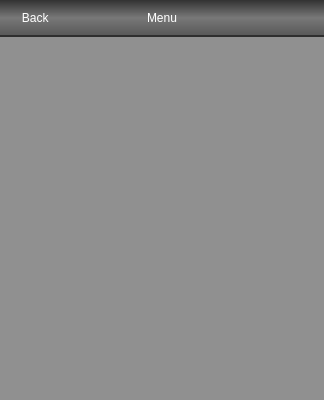
<?xml version="1.0" encoding="UTF-8"?>
<ui version="4.0">
 <class>StackedMenu</class>
 <widget class="QStackedWidget" name="StackedMenu">
  <property name="geometry">
   <rect>
    <x>0</x>
    <y>0</y>
    <width>324</width>
    <height>400</height>
   </rect>
  </property>
  <property name="windowTitle">
   <string>StackedWidget</string>
  </property>
  <property name="styleSheet">
   <string notr="true">QWidget { background-color: rgba(144,144,144,250); border:none; }

QLabel#label_title {font: bold 18pt  &quot;Walkway Expand UltraBold&quot;; color:rgb(255,255,255);}

QPushButton#btn_exit { background-color: rgba(250,100,100,250); font: bold 18pt  &quot;Walkway Expand UltraBold&quot;; color:rgb(255,255,255);}
QPushButton#btn_exit:pressed { background-color: rgba(100,100,250,250); font: bold 18pt  &quot;Walkway Expand UltraBold&quot;; color:rgb(255,255,255);}

QPushButton#btn_saveexit { background-color: rgba(100,255,100,250); font: bold 18pt  &quot;Walkway Expand UltraBold&quot;; color:rgb(255,255,255);}
QPushButton#btn_saveexit:pressed { background-color: rgba(100,100,250,250); font: bold 18pt  &quot;Walkway Expand UltraBold&quot;; color:rgb(255,255,255);}

QPushButton#btn_back { border-image: url(:/ui/back.png); font: bold 12pt  &quot;Walkway Expand UltraBold&quot;; color:rgb(255,255,255); }
QPushButton#btn_back:pressed { border-image: url(:/ui/backlight.png); }

QWidget#line_2 { background-color: rgba(44,44,44,250); border:none; }



</string>
  </property>
  <property name="currentIndex">
   <number>1</number>
  </property>
  <widget class="QWidget" name="page_menu">
   <layout class="QVBoxLayout" name="verticalLayout">
    <property name="spacing">
     <number>0</number>
    </property>
    <property name="margin">
     <number>0</number>
    </property>
    <item>
     <widget class="ItemScrollArea" name="scroll_menu">
      <property name="widgetResizable">
       <bool>true</bool>
      </property>
      <widget class="ItemScrollContent" name="scroll_menu_contents">
       <property name="geometry">
        <rect>
         <x>0</x>
         <y>0</y>
         <width>324</width>
         <height>290</height>
        </rect>
       </property>
      </widget>
     </widget>
    </item>
    <item>
     <widget class="QWidget" name="line" native="true">
      <property name="minimumSize">
       <size>
        <width>0</width>
        <height>2</height>
       </size>
      </property>
      <property name="maximumSize">
       <size>
        <width>16777215</width>
        <height>2</height>
       </size>
      </property>
     </widget>
    </item>
    <item>
     <widget class="QPushButton" name="btn_saveexit">
      <property name="minimumSize">
       <size>
        <width>0</width>
        <height>50</height>
       </size>
      </property>
      <property name="maximumSize">
       <size>
        <width>16777215</width>
        <height>50</height>
       </size>
      </property>
      <property name="text">
       <string>Save and Exit</string>
      </property>
     </widget>
    </item>
    <item>
     <widget class="QPushButton" name="btn_exit">
      <property name="minimumSize">
       <size>
        <width>0</width>
        <height>50</height>
       </size>
      </property>
      <property name="maximumSize">
       <size>
        <width>16777215</width>
        <height>50</height>
       </size>
      </property>
      <property name="text">
       <string>Exit</string>
      </property>
     </widget>
    </item>
   </layout>
  </widget>
  <widget class="QWidget" name="page_para">
   <layout class="QVBoxLayout" name="verticalLayout_2">
    <property name="spacing">
     <number>0</number>
    </property>
    <property name="margin">
     <number>0</number>
    </property>
    <item>
     <widget class="QWidget" name="widget_title" native="true">
      <property name="minimumSize">
       <size>
        <width>0</width>
        <height>35</height>
       </size>
      </property>
      <property name="maximumSize">
       <size>
        <width>16777215</width>
        <height>35</height>
       </size>
      </property>
      <property name="styleSheet">
       <string notr="true">QWidget { background-color: qlineargradient(spread:reflect, x1:0, y1:0, x2:0, y2:1, stop:0 rgba(50, 50, 50, 255), stop:0.505682 rgba(120, 120, 120, 255), stop:0.982955 rgba(90, 90, 90, 255)); border:none; }

QPushButton#btn_back_2 { background-color: rgba(82, 64, 209, 0); border:none; }</string>
      </property>
      <layout class="QHBoxLayout" name="horizontalLayout">
       <property name="spacing">
        <number>0</number>
       </property>
       <property name="margin">
        <number>0</number>
       </property>
       <item>
        <widget class="QPushButton" name="btn_back">
         <property name="sizePolicy">
          <sizepolicy hsizetype="Minimum" vsizetype="Expanding">
           <horstretch>0</horstretch>
           <verstretch>0</verstretch>
          </sizepolicy>
         </property>
         <property name="minimumSize">
          <size>
           <width>67</width>
           <height>35</height>
          </size>
         </property>
         <property name="maximumSize">
          <size>
           <width>67</width>
           <height>35</height>
          </size>
         </property>
         <property name="text">
          <string> Back</string>
         </property>
        </widget>
       </item>
       <item>
        <widget class="QLabel" name="label_title">
         <property name="sizePolicy">
          <sizepolicy hsizetype="Preferred" vsizetype="Expanding">
           <horstretch>0</horstretch>
           <verstretch>0</verstretch>
          </sizepolicy>
         </property>
         <property name="text">
          <string>Menu</string>
         </property>
         <property name="alignment">
          <set>Qt::AlignCenter</set>
         </property>
        </widget>
       </item>
       <item>
        <widget class="QPushButton" name="btn_back_2">
         <property name="sizePolicy">
          <sizepolicy hsizetype="Minimum" vsizetype="Expanding">
           <horstretch>0</horstretch>
           <verstretch>0</verstretch>
          </sizepolicy>
         </property>
         <property name="minimumSize">
          <size>
           <width>67</width>
           <height>35</height>
          </size>
         </property>
         <property name="maximumSize">
          <size>
           <width>67</width>
           <height>35</height>
          </size>
         </property>
         <property name="text">
          <string/>
         </property>
        </widget>
       </item>
      </layout>
     </widget>
    </item>
    <item>
     <widget class="QWidget" name="line_2" native="true">
      <property name="minimumSize">
       <size>
        <width>0</width>
        <height>2</height>
       </size>
      </property>
      <property name="maximumSize">
       <size>
        <width>16777215</width>
        <height>2</height>
       </size>
      </property>
     </widget>
    </item>
    <item>
     <widget class="QStackedWidget" name="stacked_menu_paras">
      <property name="sizePolicy">
       <sizepolicy hsizetype="Preferred" vsizetype="Expanding">
        <horstretch>0</horstretch>
        <verstretch>0</verstretch>
       </sizepolicy>
      </property>
      <property name="currentIndex">
       <number>0</number>
      </property>
      <widget class="QWidget" name="page_menu_time">
       <property name="styleSheet">
        <string notr="true">/*ItemScrollArea {border-image: url(:/ui/timebg.png);}*/</string>
       </property>
       <layout class="QVBoxLayout" name="verticalLayout_3">
        <item>
         <layout class="QHBoxLayout" name="horizontalLayout_2">
          <property name="spacing">
           <number>16</number>
          </property>
          <item>
           <spacer name="horizontalSpacer">
            <property name="orientation">
             <enum>Qt::Horizontal</enum>
            </property>
            <property name="sizeHint" stdset="0">
             <size>
              <width>40</width>
              <height>20</height>
             </size>
            </property>
           </spacer>
          </item>
          <item>
           <widget class="ItemScrollArea" name="scroll_year">
            <property name="minimumSize">
             <size>
              <width>120</width>
              <height>120</height>
             </size>
            </property>
            <property name="maximumSize">
             <size>
              <width>120</width>
              <height>120</height>
             </size>
            </property>
            <property name="widgetResizable">
             <bool>true</bool>
            </property>
            <widget class="ItemScrollContent" name="scrollArea_year">
             <property name="geometry">
              <rect>
               <x>0</x>
               <y>0</y>
               <width>120</width>
               <height>120</height>
              </rect>
             </property>
            </widget>
           </widget>
          </item>
          <item>
           <widget class="ItemScrollArea" name="scroll_month">
            <property name="minimumSize">
             <size>
              <width>60</width>
              <height>120</height>
             </size>
            </property>
            <property name="maximumSize">
             <size>
              <width>60</width>
              <height>120</height>
             </size>
            </property>
            <property name="widgetResizable">
             <bool>true</bool>
            </property>
            <widget class="ItemScrollContent" name="scrollArea_month">
             <property name="geometry">
              <rect>
               <x>0</x>
               <y>0</y>
               <width>60</width>
               <height>120</height>
              </rect>
             </property>
            </widget>
           </widget>
          </item>
          <item>
           <widget class="ItemScrollArea" name="scroll_day">
            <property name="minimumSize">
             <size>
              <width>60</width>
              <height>120</height>
             </size>
            </property>
            <property name="maximumSize">
             <size>
              <width>60</width>
              <height>120</height>
             </size>
            </property>
            <property name="widgetResizable">
             <bool>true</bool>
            </property>
            <widget class="ItemScrollContent" name="scrollArea_day">
             <property name="geometry">
              <rect>
               <x>0</x>
               <y>0</y>
               <width>60</width>
               <height>120</height>
              </rect>
             </property>
            </widget>
           </widget>
          </item>
          <item>
           <spacer name="horizontalSpacer_2">
            <property name="orientation">
             <enum>Qt::Horizontal</enum>
            </property>
            <property name="sizeHint" stdset="0">
             <size>
              <width>38</width>
              <height>20</height>
             </size>
            </property>
           </spacer>
          </item>
         </layout>
        </item>
        <item>
         <layout class="QHBoxLayout" name="horizontalLayout_3">
          <property name="spacing">
           <number>16</number>
          </property>
          <item>
           <spacer name="horizontalSpacer_3">
            <property name="orientation">
             <enum>Qt::Horizontal</enum>
            </property>
            <property name="sizeHint" stdset="0">
             <size>
              <width>40</width>
              <height>20</height>
             </size>
            </property>
           </spacer>
          </item>
          <item>
           <widget class="ItemScrollArea" name="scroll_hour">
            <property name="minimumSize">
             <size>
              <width>60</width>
              <height>120</height>
             </size>
            </property>
            <property name="maximumSize">
             <size>
              <width>60</width>
              <height>120</height>
             </size>
            </property>
            <property name="widgetResizable">
             <bool>true</bool>
            </property>
            <widget class="ItemScrollContent" name="scrollArea_hour">
             <property name="geometry">
              <rect>
               <x>0</x>
               <y>0</y>
               <width>60</width>
               <height>120</height>
              </rect>
             </property>
            </widget>
           </widget>
          </item>
          <item>
           <widget class="ItemScrollArea" name="scroll_minute">
            <property name="minimumSize">
             <size>
              <width>60</width>
              <height>120</height>
             </size>
            </property>
            <property name="maximumSize">
             <size>
              <width>60</width>
              <height>120</height>
             </size>
            </property>
            <property name="widgetResizable">
             <bool>true</bool>
            </property>
            <widget class="ItemScrollContent" name="scrollArea_minute">
             <property name="geometry">
              <rect>
               <x>0</x>
               <y>0</y>
               <width>60</width>
               <height>120</height>
              </rect>
             </property>
            </widget>
           </widget>
          </item>
          <item>
           <spacer name="horizontalSpacer_4">
            <property name="orientation">
             <enum>Qt::Horizontal</enum>
            </property>
            <property name="sizeHint" stdset="0">
             <size>
              <width>40</width>
              <height>20</height>
             </size>
            </property>
           </spacer>
          </item>
         </layout>
        </item>
       </layout>
      </widget>
      <widget class="QWidget" name="page_menu_volume">
       <layout class="QVBoxLayout" name="verticalLayout_4">
        <item>
         <layout class="QHBoxLayout" name="horizontalLayout_4">
          <item>
           <widget class="ItemScrollArea" name="scroll_volume_video">
            <property name="minimumSize">
             <size>
              <width>80</width>
              <height>180</height>
             </size>
            </property>
            <property name="maximumSize">
             <size>
              <width>80</width>
              <height>180</height>
             </size>
            </property>
            <property name="widgetResizable">
             <bool>true</bool>
            </property>
            <widget class="ItemScrollContent" name="scrollArea_volume_2">
             <property name="geometry">
              <rect>
               <x>0</x>
               <y>0</y>
               <width>80</width>
               <height>180</height>
              </rect>
             </property>
            </widget>
           </widget>
          </item>
          <item>
           <widget class="ItemScrollArea" name="scroll_volume_audio">
            <property name="minimumSize">
             <size>
              <width>80</width>
              <height>180</height>
             </size>
            </property>
            <property name="maximumSize">
             <size>
              <width>80</width>
              <height>180</height>
             </size>
            </property>
            <property name="widgetResizable">
             <bool>true</bool>
            </property>
            <widget class="ItemScrollContent" name="scrollArea_volume">
             <property name="geometry">
              <rect>
               <x>0</x>
               <y>0</y>
               <width>80</width>
               <height>180</height>
              </rect>
             </property>
            </widget>
           </widget>
          </item>
         </layout>
        </item>
       </layout>
      </widget>
      <widget class="QWidget" name="page_menu_backlight">
       <layout class="QVBoxLayout" name="verticalLayout_5">
        <item>
         <layout class="QHBoxLayout" name="horizontalLayout_5">
          <item>
           <widget class="ItemScrollArea" name="scroll_backlight">
            <property name="minimumSize">
             <size>
              <width>120</width>
              <height>180</height>
             </size>
            </property>
            <property name="maximumSize">
             <size>
              <width>120</width>
              <height>180</height>
             </size>
            </property>
            <property name="widgetResizable">
             <bool>true</bool>
            </property>
            <widget class="ItemScrollContent" name="scrollArea_backlight">
             <property name="geometry">
              <rect>
               <x>0</x>
               <y>0</y>
               <width>120</width>
               <height>180</height>
              </rect>
             </property>
            </widget>
           </widget>
          </item>
         </layout>
        </item>
       </layout>
      </widget>
      <widget class="QWidget" name="page_menu_theme"/>
      <widget class="QWidget" name="page_menu_protocol">
       <layout class="QVBoxLayout" name="verticalLayout_6">
        <item>
         <layout class="QHBoxLayout" name="horizontalLayout_7">
          <property name="spacing">
           <number>16</number>
          </property>
          <item>
           <spacer name="horizontalSpacer_7">
            <property name="orientation">
             <enum>Qt::Horizontal</enum>
            </property>
            <property name="sizeHint" stdset="0">
             <size>
              <width>40</width>
              <height>20</height>
             </size>
            </property>
           </spacer>
          </item>
          <item>
           <widget class="ItemScrollArea" name="scroll_protocol_type">
            <property name="minimumSize">
             <size>
              <width>120</width>
              <height>120</height>
             </size>
            </property>
            <property name="maximumSize">
             <size>
              <width>120</width>
              <height>120</height>
             </size>
            </property>
            <property name="widgetResizable">
             <bool>true</bool>
            </property>
            <widget class="ItemScrollContent" name="scrollArea_protocol_type">
             <property name="geometry">
              <rect>
               <x>0</x>
               <y>0</y>
               <width>120</width>
               <height>120</height>
              </rect>
             </property>
            </widget>
           </widget>
          </item>
          <item>
           <spacer name="horizontalSpacer_8">
            <property name="orientation">
             <enum>Qt::Horizontal</enum>
            </property>
            <property name="sizeHint" stdset="0">
             <size>
              <width>40</width>
              <height>20</height>
             </size>
            </property>
           </spacer>
          </item>
         </layout>
        </item>
        <item>
         <layout class="QHBoxLayout" name="horizontalLayout_6">
          <property name="spacing">
           <number>16</number>
          </property>
          <item>
           <spacer name="horizontalSpacer_5">
            <property name="orientation">
             <enum>Qt::Horizontal</enum>
            </property>
            <property name="sizeHint" stdset="0">
             <size>
              <width>40</width>
              <height>20</height>
             </size>
            </property>
           </spacer>
          </item>
          <item>
           <widget class="ItemScrollArea" name="scroll_protocol_buad">
            <property name="minimumSize">
             <size>
              <width>100</width>
              <height>120</height>
             </size>
            </property>
            <property name="maximumSize">
             <size>
              <width>100</width>
              <height>120</height>
             </size>
            </property>
            <property name="widgetResizable">
             <bool>true</bool>
            </property>
            <widget class="ItemScrollContent" name="scrollArea_protocol_buad">
             <property name="geometry">
              <rect>
               <x>0</x>
               <y>0</y>
               <width>100</width>
               <height>120</height>
              </rect>
             </property>
            </widget>
           </widget>
          </item>
          <item>
           <widget class="ItemScrollArea" name="scroll_protocol_id">
            <property name="minimumSize">
             <size>
              <width>100</width>
              <height>120</height>
             </size>
            </property>
            <property name="maximumSize">
             <size>
              <width>100</width>
              <height>120</height>
             </size>
            </property>
            <property name="widgetResizable">
             <bool>true</bool>
            </property>
            <widget class="ItemScrollContent" name="scrollArea_protocol_id">
             <property name="geometry">
              <rect>
               <x>0</x>
               <y>0</y>
               <width>100</width>
               <height>120</height>
              </rect>
             </property>
            </widget>
           </widget>
          </item>
          <item>
           <spacer name="horizontalSpacer_6">
            <property name="orientation">
             <enum>Qt::Horizontal</enum>
            </property>
            <property name="sizeHint" stdset="0">
             <size>
              <width>38</width>
              <height>20</height>
             </size>
            </property>
           </spacer>
          </item>
         </layout>
        </item>
       </layout>
      </widget>
     </widget>
    </item>
   </layout>
  </widget>
 </widget>
 <customwidgets>
  <customwidget>
   <class>ItemScrollArea</class>
   <extends>QScrollArea</extends>
   <header>ilistview.h</header>
   <container>1</container>
  </customwidget>
  <customwidget>
   <class>ItemScrollContent</class>
   <extends>QWidget</extends>
   <header>ilistview.h</header>
   <container>1</container>
  </customwidget>
 </customwidgets>
 <resources/>
 <connections/>
</ui>
